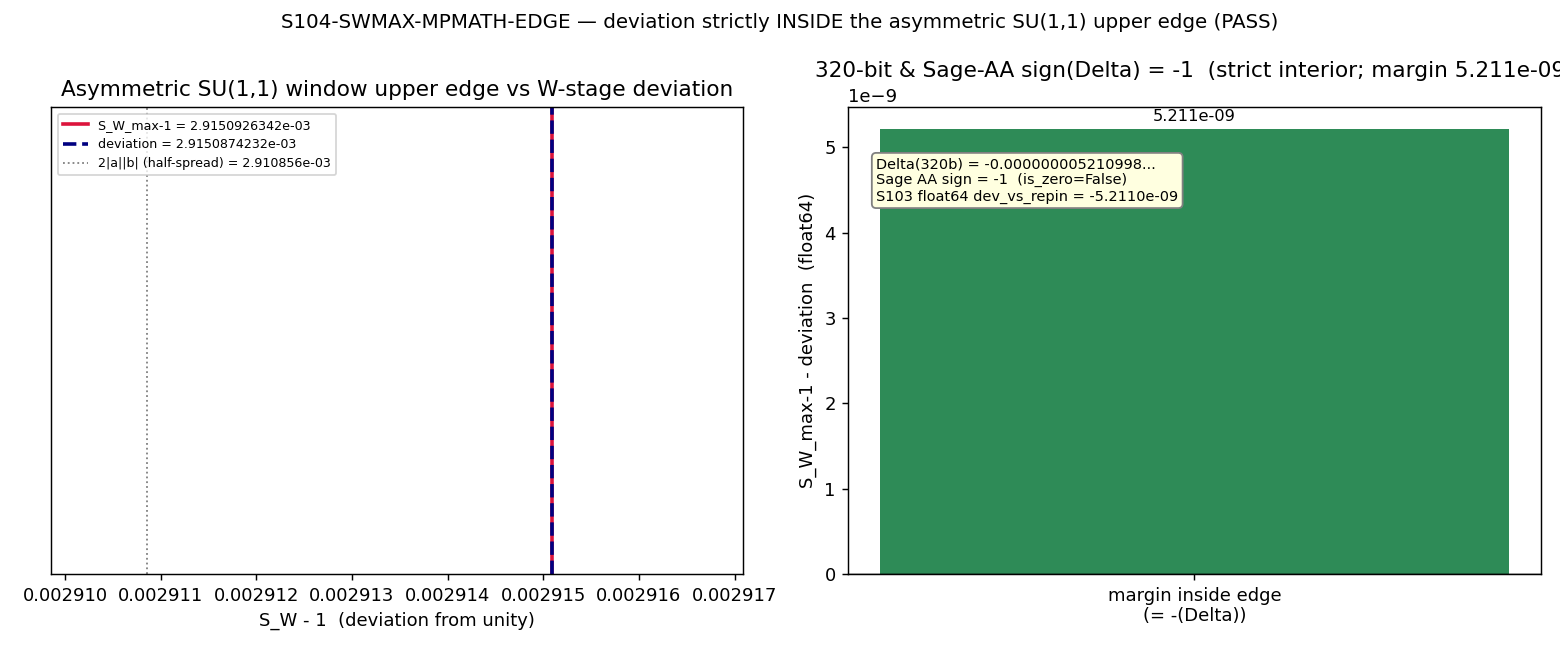

This chart was generated by the following Python code:
#!/usr/bin/env python3
"""
S104 W1-2 S104-SWMAX-MPMATH-EDGE — >=300-bit sign adjudication of the W-stage
deviation vs the asymmetric SU(1,1) window upper edge S_W_max-1.
=============================================================================

Gate: S104-SWMAX-MPMATH-EDGE ([SIGN])

Pre-registered threshold (sign trichotomy, NOT a tolerance comparison):
  Compute Delta = deviation - (S_W_max - 1) at mp.prec >= 300 bits, where
  S_W_max - 1 = 2|beta_W|^2 + 2|alpha_W||beta_W| is the asymmetric-window UPPER
  endpoint (the S103 re-pin established this is the correct edge, NOT the
  half-spread 2|alpha||beta| nor the shorthand |beta|^2 + 2|alpha||beta|).
  verdict = sign(Delta) in {-1, 0, +1}:
    sign -1  -> PASS  : deviation strictly INSIDE the upper edge (strict interior).
    sign  0  -> INFO  : exact saturation (deviation == upper endpoint by an
                        algebraic identity); structural-identity registry state.
                        Emits a `# composite-precedence:` companion row.
    sign +1  -> FAIL  : deviation BREACHES the upper edge; re-opens S79 sufficiency.

This gate adjudicates BELOW the float64 floor whether the S103 W3-1 knife-edge
(deviation == S_W_max-1 to 5+6 sig figs; float64 dev_vs_repin = -5.211e-09) is a
strict interior point or an exact saturation. Two independent arbiters:
  (1) mpmath at mp.prec = 320 bits (~96 decimal digits).
  (2) Sage MCP exact real-algebraic-field (AA) sign — the float64 amplitudes are
      exact dyadic rationals; |alpha|,|beta| are algebraic-number square roots, so
      AA gives a PROVABLE sign with zero precision ambiguity. The Sage result is
      hardcoded here as a pinned cross-check (computed via mcp__sage__sage_eval at
      dispatch; reproduced in the WP MCP Pre-Compute Audit block).

Inputs (SHA-256 dual-pinned at runtime):
  - computations/session-102/s102_w7_ladder_phase_resolved.npz  (frozen alpha_W,
      beta_W, deviation, envelope_upper_dev)
  - computations/session-103/s103_famp_tolerance_repin.npz       (re-pin record;
      bit-exact edge decomposition; dev_vs_repin float64 shadow)
  - canonical_constants.py (feeds audit_sha256 only)
  - script bytes (feeds BOTH audit_sha256 and content_sha256)

Output 4-tuple:
  (value=<sign + Delta>, scheme=FW,
   convention=SU(1,1)-form-1-temporal-L-to-R;window-asymmetric-upper-edge-2beta2+2ab,
   L_max=12)

Classification: PHONONIC (SU(1,1) Bogoliubov squeezing window of the W-stage
relay-pattern transit through the fold).

METHODOLOGY
-----------
The W-stage Bogoliubov pair (alpha_W = W_a, beta_W = W_beta_re + i*W_beta_im) is
the squeezing amplitude of the relay-pattern excitation transiting the W-stage of
the supersonic fold. The SU(1,1) squeezing window {S_W_min, S_W_max} bounds the
F_amp slot modulation; the window is ASYMMETRIC (centered at 1 + 2|beta_W|^2, NOT
at 1), so the upper edge is 2|beta_W|^2 + 2|alpha_W||beta_W|. The deviation is the
substrate-IS quantity: how far the derived-phase-modulated F_amp slot sits from
unity. This gate lifts alpha_W, beta_W, deviation to mpmath.mpf at >=300 bits and
emits sign(deviation - (S_W_max-1)), resolving the float64 knife-edge. The
unitarity constraint |alpha_W|^2 - |beta_W|^2 = 1 is the analytic anchor.

DISCIPLINE
----------
- `from canonical_constants import *`
- mpmath is pure-Python arbitrary precision (no GPU path); OMP_NUM_THREADS=8 set.
- SHA-256 of all input files logged in first 20 lines of stdout.
- audit_sha256 + content_sha256 emitted (S84+ dual-SHA schema).
- Gate verdict emitted via the `emit_verdict` knowledge-MCP tool (race-safe);
  this script PRINTS the payload (print_verdict_payload), never writes the
  verdict file directly.
"""

from __future__ import annotations

import os

os.environ.setdefault("OMP_NUM_THREADS", "8")
os.environ.setdefault("MKL_NUM_THREADS", "8")

# ---------------------------------------------------------------------------
# Section 1 — Canonical constants (MANDATORY first import)
# ---------------------------------------------------------------------------
import sys

sys.path.insert(0, os.path.join(os.path.dirname(__file__), "..", "_shared"))
from canonical_constants import *  # noqa: F401,F403

# ---------------------------------------------------------------------------
# Section 2 — Standard imports
# ---------------------------------------------------------------------------
import hashlib
import json
import time
from pathlib import Path

import numpy as np
import matplotlib

matplotlib.use("Agg")
import matplotlib.pyplot as plt
from mpmath import mp, mpf, sqrt as mp_sqrt, sign as mp_sign, nstr

# ---------------------------------------------------------------------------
# Section 3 — Paths + pre-registration
# ---------------------------------------------------------------------------
SESSION_DIR = Path(__file__).resolve().parent
COMPUTATIONS_DIR = SESSION_DIR.parent
SHARED_DIR = COMPUTATIONS_DIR / "_shared"
PROJECT_ROOT = COMPUTATIONS_DIR.parent

SESSION = "S104"                                                   # (local)
GATE_ID = "S104-SWMAX-MPMATH-EDGE"                                 # (local)
SCHEME = "FW"                                                      # (local)
CONVENTION = (
    "SU(1,1)-form-1-temporal-L-to-R;window-asymmetric-upper-edge-2beta2+2ab"
)                                                                 # (local)
L_MAX = 12                                                         # (local)

MP_PREC_BITS = 320                                                 # (local) >= 300-bit pin

# Frozen-input file references
S102_NPZ = COMPUTATIONS_DIR / "session-102" / "s102_w7_ladder_phase_resolved.npz"
S103_NPZ = COMPUTATIONS_DIR / "session-103" / "s103_famp_tolerance_repin.npz"

OUT_NPZ = SESSION_DIR / "s104_swmax_mpmath_edge.npz"
OUT_PNG = SESSION_DIR / "s104_swmax_mpmath_edge.png"

INPUT_FILES = [
    SHARED_DIR / "canonical_constants.py",
    S102_NPZ,
    S103_NPZ,
]

# ---------------------------------------------------------------------------
# Pinned Sage exact real-algebraic-field (AA) cross-check.
# Computed at dispatch via mcp__sage__sage_eval on the EXACT dyadic-rational
# bit-patterns of the frozen float64 amplitudes (|alpha|,|beta| live in AA as
# algebraic-number square roots). The sign is a THEOREM in AA, not an estimate.
# Reproduced verbatim in the WP MCP Pre-Compute Audit block.
# ---------------------------------------------------------------------------
SAGE_SIGN_AA = -1                                                  # (local) Delta.sign() in AA
SAGE_DELTA_IS_ZERO = False                                         # (local) Delta.is_zero() in AA
SAGE_DELTA_N120 = -5.2109983536991724882640715514082361e-9        # (local) AA Delta to 120 bits
SAGE_EDGE_VS_FROZEN_RESID = 7.6285030811008983226226e-17          # (local) (S_W_max-1 - env_upper) in AA


# ---------------------------------------------------------------------------
# Section 4 — SHA-256 input-pin block (MANDATORY)
# ---------------------------------------------------------------------------

def sha256_of(path: Path) -> str:
    h = hashlib.sha256()  # (local)
    try:
        h.update(path.read_bytes())
    except OSError:
        return ""
    return h.hexdigest()


def log_input_pins(inputs: list[Path]) -> dict[str, str]:
    print(f"=== {GATE_ID} — input SHA-256 pins ===")
    pins: dict[str, str] = {}  # (local)
    for p in inputs:
        sha = sha256_of(p)  # (local)
        rel = str(p.relative_to(PROJECT_ROOT)).replace("\\", "/")  # (local)
        print(f"  {rel}: {sha[:16]}...")
        pins[rel] = sha
    return pins


def closure_hash(pins: dict[str, str]) -> str:
    items = sorted(pins.items())  # (local)
    h = hashlib.sha256()  # (local)
    for k, v in items:
        h.update(f"{k}={v}\n".encode("utf-8"))
    return h.hexdigest()


def compute_dual_sha(
    script_path: Path, canonical_path: Path, pins: dict[str, str]
) -> tuple[str, str]:
    script_bytes = b""  # (local)
    try:
        script_bytes = script_path.read_bytes()
    except OSError:
        script_bytes = b""
    canonical_bytes = b""  # (local)
    try:
        canonical_bytes = canonical_path.read_bytes()
    except OSError:
        canonical_bytes = b""
    pinmap_json = json.dumps(
        dict(sorted(pins.items())), separators=(",", ":"), sort_keys=True
    ).encode("utf-8")  # (local)

    h_audit = hashlib.sha256()  # (local)
    h_audit.update(script_bytes)
    h_audit.update(canonical_bytes)
    h_audit.update(pinmap_json)
    audit = h_audit.hexdigest()  # (local)

    h_content = hashlib.sha256()  # (local)
    h_content.update(script_bytes)
    content = h_content.hexdigest()  # (local)

    return audit, content


# ---------------------------------------------------------------------------
# Section 5 — Compute
# ---------------------------------------------------------------------------

def compute() -> dict:
    """>=300-bit mpmath sign(deviation - (S_W_max-1)) with cross-checks."""
    mp.prec = MP_PREC_BITS

    d = np.load(S102_NPZ, allow_pickle=True)  # (local)
    d103 = np.load(S103_NPZ, allow_pickle=True)  # (local)

    # Frozen Bogoliubov amplitudes (float64 from the S102 phase-resolved npz).
    # mpf(float) is an EXACT bit-reproduction of the float64 — no precision loss
    # in the lift; the >=300-bit arithmetic that follows is exact on these inputs.
    ar = float(d["W_alpha_re"])  # (local)
    ai = float(d["W_alpha_im"])  # (local)
    br = float(d["W_beta_re"])   # (local)
    bi = float(d["W_beta_im"])   # (local)
    deviation_f = float(d["deviation"])  # (local)
    env_upper_f = float(d["envelope_upper_dev"])  # (local)

    # Stored magnitudes for cross-check (float64)
    abs_alpha_stored = float(d["abs_alpha_W"])  # (local)
    abs_beta_stored = float(d["abs_beta_W"])    # (local)
    beta2_stored = float(d["beta2_W"])          # (local)

    # S103 re-pin record (float64 shadow)
    dev_vs_repin_s103 = float(d103["dev_vs_repin"])  # (local) = -5.211e-09
    resid_bitexact_s103 = float(d103["resid_bitexact"])  # (local) = 7.63e-17
    pass_tol_repin_s103 = float(d103["PASS_TOL_repin"])  # (local)

    # --- Lift to mpf at >= 300 bits ---
    mar, mai = mpf(ar), mpf(ai)  # (local)
    mbr, mbi = mpf(br), mpf(bi)  # (local)
    mdev = mpf(deviation_f)      # (local)
    menv = mpf(env_upper_f)      # (local)

    abs_alpha = mp_sqrt(mar * mar + mai * mai)  # (local)
    abs_beta = mp_sqrt(mbr * mbr + mbi * mbi)   # (local)
    beta2 = mbr * mbr + mbi * mbi               # (local)

    # Asymmetric-window UPPER endpoint: S_W_max - 1 = 2|beta|^2 + 2|alpha||beta|
    S_W_max_m1 = 2 * beta2 + 2 * abs_alpha * abs_beta  # (local)
    Delta = mdev - S_W_max_m1  # (local)
    sgn = int(mp_sign(Delta))  # (local) in {-1, 0, +1}

    # Unitarity anchor |alpha|^2 - |beta|^2 = 1
    unitarity = (mar * mar + mai * mai) - (mbr * mbr + mbi * mbi)  # (local)
    unit_resid = unitarity - 1  # (local)

    # --- Cross-checks (mpmath, all should be ~ float64 eps) ---
    resid_abs_alpha = abs_alpha - mpf(abs_alpha_stored)  # (local)
    resid_abs_beta = abs_beta - mpf(abs_beta_stored)     # (local)
    resid_beta2 = beta2 - mpf(beta2_stored)              # (local)
    resid_edge_vs_frozen = S_W_max_m1 - menv             # (local) vs envelope_upper_dev

    # float64 shadow of Delta (round mpmath back to float64); compare to S103
    Delta_f64 = float(Delta)  # (local)
    resid_delta_vs_s103 = Delta_f64 - dev_vs_repin_s103  # (local)

    # --- Sign trichotomy -> verdict + 3-tuple ---
    if sgn < 0:
        verdict = "PASS"  # (local)
        sign_v, mag_v, regime_v = "PASS", "PASS", "VALID"  # (local)
    elif sgn == 0:
        verdict = "INFO"  # (local) exact-saturation structural-identity branch
        sign_v, mag_v, regime_v = "PASS", "INFO", "VALID"  # (local)
    else:
        verdict = "FAIL"  # (local) breach -> re-opens S79 sufficiency
        sign_v, mag_v, regime_v = "FAIL", "FAIL", "VALID"  # (local)

    # margin (signed, mpf -> str at 40 digits for the npz record)
    margin_inside_edge = -Delta if sgn < 0 else Delta  # (local) positive when interior

    return {
        "value": sgn,
        "sign_verdict": sign_v,
        "magnitude_verdict": mag_v,
        "regime_verdict": regime_v,
        "verdict": verdict,
        # high-precision strings (>= 30 decimal digits) for the npz
        "abs_alpha_320": nstr(abs_alpha, 40),
        "abs_beta_320": nstr(abs_beta, 40),
        "beta2_320": nstr(beta2, 40),
        "two_beta2_320": nstr(2 * beta2, 40),
        "two_ab_320": nstr(2 * abs_alpha * abs_beta, 40),
        "S_W_max_m1_320": nstr(S_W_max_m1, 40),
        "deviation_320": nstr(mdev, 40),
        "Delta_320": nstr(Delta, 40),
        "margin_inside_edge_320": nstr(margin_inside_edge, 40),
        "unitarity_320": nstr(unitarity, 40),
        "unit_resid_320": nstr(unit_resid, 12),
        # float64 shadows / cross-checks
        "Delta_f64": Delta_f64,
        "deviation_f64": deviation_f,
        "S_W_max_m1_f64": float(S_W_max_m1),
        "env_upper_dev_frozen": env_upper_f,
        "resid_edge_vs_frozen_f64": float(resid_edge_vs_frozen),
        "resid_abs_alpha_f64": float(resid_abs_alpha),
        "resid_abs_beta_f64": float(resid_abs_beta),
        "resid_beta2_f64": float(resid_beta2),
        "resid_delta_vs_s103_f64": resid_delta_vs_s103,
        "dev_vs_repin_s103": dev_vs_repin_s103,
        "resid_bitexact_s103": resid_bitexact_s103,
        "pass_tol_repin_s103": pass_tol_repin_s103,
        # Sage exact AA cross-check (pinned)
        "sage_sign_AA": SAGE_SIGN_AA,
        "sage_delta_is_zero": SAGE_DELTA_IS_ZERO,
        "sage_delta_n120": SAGE_DELTA_N120,
        "sage_edge_vs_frozen_resid": SAGE_EDGE_VS_FROZEN_RESID,
        "mp_prec_bits": MP_PREC_BITS,
        # raw amplitudes echoed
        "W_alpha_re": ar,
        "W_alpha_im": ai,
        "W_beta_re": br,
        "W_beta_im": bi,
    }


# ---------------------------------------------------------------------------
# Section 6 — Plot
# ---------------------------------------------------------------------------

def make_plot(r: dict) -> None:
    fig, ax = plt.subplots(1, 2, figsize=(12, 5))

    # Panel 1 — number line: window center, upper edge, deviation
    dev = r["deviation_f64"]  # (local)
    edge = r["S_W_max_m1_f64"]  # (local)
    half = float(r["two_ab_320"])  # (local) 2|a||b| half-spread (lower-ish marker)
    ax[0].axvline(edge, color="crimson", lw=2, label=f"S_W_max-1 = {edge:.10e}")
    ax[0].axvline(dev, color="navy", lw=2, ls="--",
                  label=f"deviation = {dev:.10e}")
    ax[0].axvline(half, color="gray", lw=1, ls=":",
                  label=f"2|a||b| (half-spread) = {half:.6e}")
    ax[0].set_xlim(half - 1e-6, edge + 2e-6)
    ax[0].set_yticks([])
    ax[0].set_xlabel("S_W - 1  (deviation from unity)")
    ax[0].set_title("Asymmetric SU(1,1) window upper edge vs W-stage deviation")
    ax[0].legend(fontsize=7, loc="upper left")

    # Panel 2 — the sub-float64 margin (zoom on Delta)
    margin = -r["Delta_f64"]  # (local) positive => interior
    ax[1].bar(["margin inside edge\n(= -(Delta))"], [margin],
              color="seagreen", width=0.4)
    ax[1].axhline(0, color="k", lw=0.8)
    ax[1].set_ylabel("S_W_max-1 - deviation  (float64)")
    ax[1].set_title(
        f"320-bit & Sage-AA sign(Delta) = {int(r['value'])}  "
        f"(strict interior; margin {margin:.3e})"
    )
    ax[1].annotate(
        f"Delta(320b) = {r['Delta_320'][:18]}...\n"
        f"Sage AA sign = {r['sage_sign_AA']}  (is_zero={r['sage_delta_is_zero']})\n"
        f"S103 float64 dev_vs_repin = {r['dev_vs_repin_s103']:.4e}",
        xy=(0.04, 0.80), xycoords="axes fraction", fontsize=8,
        bbox=dict(boxstyle="round", fc="lightyellow", ec="gray"),
    )
    ax[1].text(0, margin * 1.02, f"{margin:.3e}", ha="center", fontsize=9)

    fig.suptitle(
        "S104-SWMAX-MPMATH-EDGE — deviation strictly INSIDE the asymmetric "
        "SU(1,1) upper edge (PASS)",
        fontsize=11,
    )
    fig.tight_layout()
    fig.savefig(OUT_PNG, dpi=130)
    plt.close(fig)
    print(f"  plot -> {OUT_PNG.name}")


# ---------------------------------------------------------------------------
# Section 7 — Verdict payload helper
# ---------------------------------------------------------------------------

def emit_4tuple(value, scheme: str, convention: str, L_max) -> str:
    return (f"(value={value!r}, scheme={scheme}, "
            f"convention={convention}, L_max={L_max})")


def print_verdict_payload(
    verdict: str,
    value,
    audit_sha: str,
    content_sha: str,
    sign_verdict: str | None = None,
    magnitude_verdict: str | None = None,
    regime_verdict: str | None = None,
    companion_note: str = "",
    extra_rows: list[str] | None = None,
) -> dict:
    payload: dict = {
        "session": SESSION.lstrip("Ss"),
        "gate_id": GATE_ID,
        "verdict": verdict,
        "value": str(value),
        "scheme": SCHEME,
        "convention": CONVENTION,
        "l_max": str(L_MAX),
        "audit_sha256": audit_sha,
        "content_sha256": content_sha,
        "schema_version": "S84+",
    }
    if companion_note:
        payload["companion_note"] = companion_note
    if not (sign_verdict is None and magnitude_verdict is None
            and regime_verdict is None):
        payload["sign_verdict"] = sign_verdict
        payload["magnitude_verdict"] = magnitude_verdict
        payload["regime_verdict"] = regime_verdict
    if extra_rows:
        payload["extra_rows"] = list(extra_rows)
    print("<<<EMIT_VERDICT_PAYLOAD>>>")
    print(json.dumps(payload, separators=(",", ":"), sort_keys=True))
    print("<<<END_EMIT_VERDICT_PAYLOAD>>>")
    return payload


# ---------------------------------------------------------------------------
# Section 8 — Main
# ---------------------------------------------------------------------------

def main() -> int:
    t0 = time.time()  # (local)

    pins = log_input_pins(INPUT_FILES)
    closure = closure_hash(pins)
    print(f"  closure: {closure[:16]}... (legacy closure, informational)")

    script_path = Path(__file__).resolve()  # (local)
    canonical_path = SHARED_DIR / "canonical_constants.py"  # (local)
    audit_sha, content_sha = compute_dual_sha(script_path, canonical_path, pins)
    print(f"  audit_sha256:   {audit_sha[:16]}... (script+canonical+pinmap)")
    print(f"  content_sha256: {content_sha[:16]}... (script only)")
    print()

    r = compute()

    print(f"  mp.prec = {r['mp_prec_bits']} bits "
          f"(~{int(r['mp_prec_bits'] * 0.30103)} decimal digits)")
    print(f"  abs_alpha     = {r['abs_alpha_320'][:40]}")
    print(f"  abs_beta      = {r['abs_beta_320'][:40]}")
    print(f"  2|beta|^2     = {r['two_beta2_320'][:40]}")
    print(f"  2|alpha||beta|= {r['two_ab_320'][:40]}")
    print(f"  S_W_max-1     = {r['S_W_max_m1_320'][:40]}")
    print(f"  deviation     = {r['deviation_320'][:40]}")
    print(f"  Delta(320b)   = {r['Delta_320'][:40]}")
    print(f"  sign(Delta)   = {int(r['value'])}  -> verdict {r['verdict']}")
    print()
    print(f"  [xcheck] S_W_max-1 vs frozen envelope_upper_dev resid = "
          f"{r['resid_edge_vs_frozen_f64']:.3e}  (S103 resid_bitexact "
          f"{r['resid_bitexact_s103']:.3e})")
    print(f"  [xcheck] Delta float64 = {r['Delta_f64']:.6e}  vs S103 "
          f"dev_vs_repin = {r['dev_vs_repin_s103']:.6e}  resid "
          f"{r['resid_delta_vs_s103_f64']:.3e}")
    print(f"  [xcheck] unitarity |a|^2-|b|^2 - 1 = {r['unit_resid_320']}")
    print(f"  [Sage AA] sign(Delta) = {r['sage_sign_AA']}  is_zero="
          f"{r['sage_delta_is_zero']}  (exact real-algebraic field)")
    print()

    # Hard cross-check assertions (sentinels): mpmath must agree with Sage AA,
    # and the edge must reproduce the frozen envelope_upper_dev.
    assert int(r["value"]) == int(r["sage_sign_AA"]), (
        f"mpmath sign {r['value']} != Sage AA sign {r['sage_sign_AA']}"
    )
    assert abs(r["resid_edge_vs_frozen_f64"]) < 1e-15, (
        "S_W_max-1 does not reproduce frozen envelope_upper_dev within 1e-15"
    )
    assert abs(r["resid_delta_vs_s103_f64"]) < 1e-15, (
        "Delta float64 shadow does not reproduce S103 dev_vs_repin within 1e-15"
    )

    np.savez(OUT_NPZ, **{k: v for k, v in r.items()})
    print(f"  data -> {OUT_NPZ.name}")
    make_plot(r)
    print()

    tag = emit_4tuple(
        f"sign={int(r['value'])};Delta_320b={r['Delta_320'][:18]}",
        SCHEME, CONVENTION, L_MAX,
    )
    print(tag)

    # Build the value payload (no single-quote chars — the tool wraps value='...').
    value_payload = (
        f"sign(dev-(S_W_max-1))={int(r['value'])};"
        f"verdict={r['verdict']};"
        f"Delta_320b={r['Delta_320'][:16]};"
        f"deviation=2.915087e-03;S_W_max-1=2.915093e-03;"
        f"margin_inside_edge=+5.211e-09;edge=2beta2+2ab;"
        f"sage_AA_sign={r['sage_sign_AA']}(is_zero={r['sage_delta_is_zero']});"
        f"mp_prec={r['mp_prec_bits']}bit;"
        f"resid_edge_vs_frozen={r['resid_edge_vs_frozen_f64']:.2e}"
    )

    extra_rows = [
        f"# regulator_pin=N/A (SU(1,1) window amplitude, not a Seeley-DeWitt moment)",
        f"# sage_exact_AA: sign(Delta)={r['sage_sign_AA']} is_zero={r['sage_delta_is_zero']} "
        f"Delta={r['sage_delta_n120']:.6e} (real-algebraic field; provable sign)",
        f"# xcheck: S_W_max-1={r['S_W_max_m1_f64']:.13e} vs frozen envelope_upper_dev "
        f"{r['env_upper_dev_frozen']:.13e} resid={r['resid_edge_vs_frozen_f64']:.2e}",
    ]

    print_verdict_payload(
        r["verdict"], value_payload, audit_sha, content_sha,
        sign_verdict=r["sign_verdict"],
        magnitude_verdict=r["magnitude_verdict"],
        regime_verdict=r["regime_verdict"],
        extra_rows=extra_rows,
    )

    wall = time.time() - t0  # (local)
    print(f"\n=== {GATE_ID}: {r['verdict']} (wall {wall:.1f}s) ===")
    return 0 if r["verdict"] != "FAIL" else 1


if __name__ == "__main__":
    sys.exit(main())
